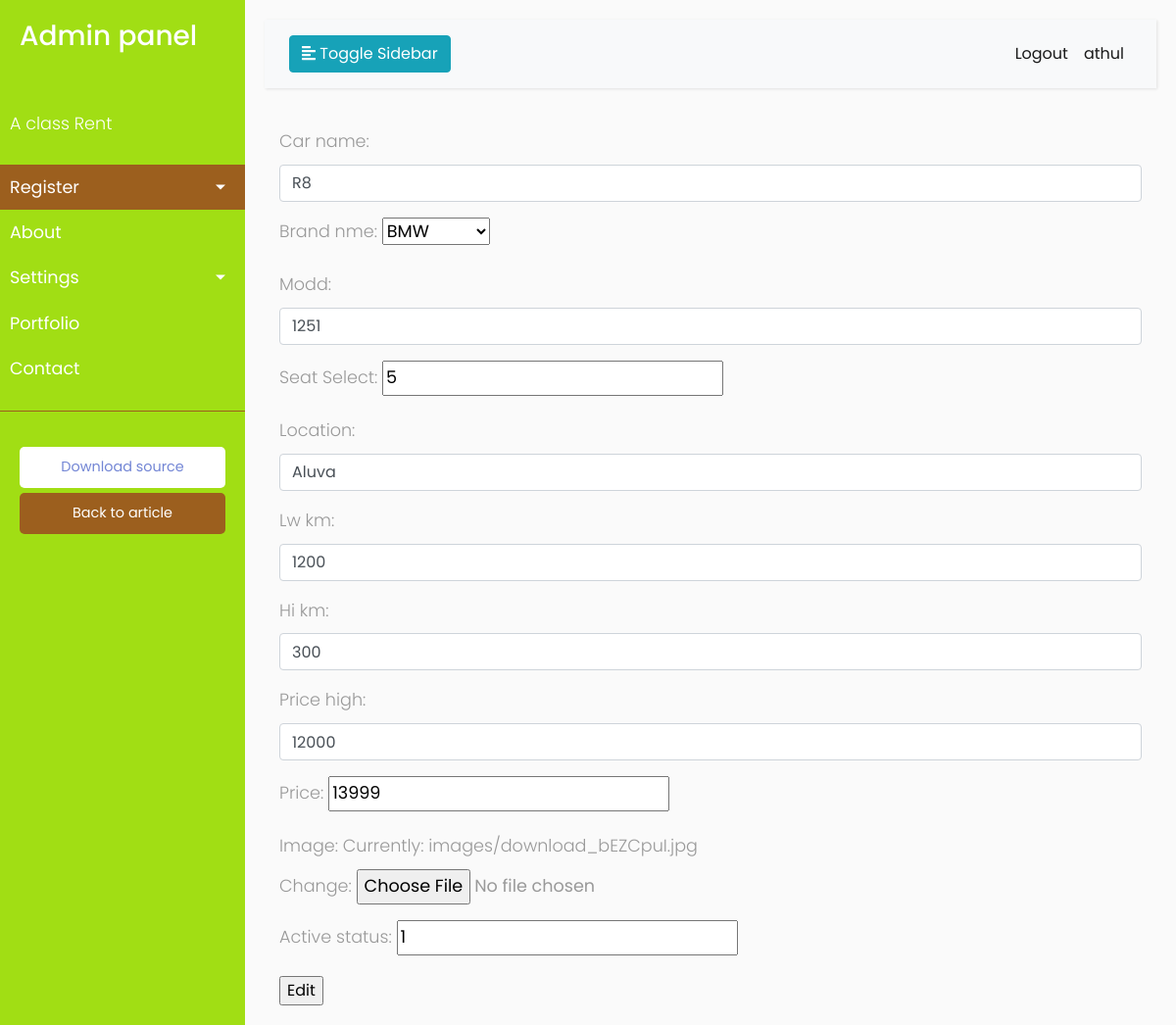
The app's page /app/Caredit2 (signed in) with its own data.
### Rent/models.py (models this page shows, shortened)
class Car(models.Model):
    car_name = models.CharField(max_length=120)
    brand_nme = models.ForeignKey(Brand, on_delete=models.CASCADE)
    Modd = models.CharField(max_length=120)
    seat_Select = models.CharField(max_length=120)
    location = models.CharField(max_length=120)
    lw_km = models.CharField(max_length=120)
    Hi_km = models.CharField(max_length=120)
    price_high = models.CharField(max_length=120)
    price = models.CharField(max_length=120)
    image = models.ImageField(upload_to="images")
    active_status = models.IntegerField(default=1)

### Rent/views.py (the view)
# urls.py: path('Caredit<int:pk>',CarEdit,name="caredit"),
@login_required(login_url="Logincheck")
def CarEdit(request, pk):
    qs = Car.objects.get(id=pk)
    form = CarRentFormm(instance=qs)
    context = {}
    context['edit'] = form
    if request.method == "POST":
        qs = Car.objects.get(id=pk)
        form = CarRentFormm(instance=qs, data=request.POST, files=request.FILES)
        if form.is_valid():
            form.save()
            return redirect("index")
    return render(request, "Rent/caredit.html", context)

### Rent/forms.py
class CarRentFormm(ModelForm):
    class Meta:
        model = Car
        fields = "__all__"
        widgets = {
            "car_name": forms.TextInput(attrs={"class": "form-control"}),
            "brand_name": forms.TextInput(attrs={"class": "form-control"}),
            "Modd": forms.TextInput(attrs={"class": "form-control"}),
            "location": forms.TextInput(attrs={"class": "form-control"}),
            "lw_km": forms.TextInput(attrs={"class": "form-control"}),
            "Hi_km": forms.TextInput(attrs={"class": "form-control"}),
            "price_high": forms.TextInput(attrs={"class": "form-control"}),
        }

### Rent/models.py (called while the page is built)
    def __str__(self):
        return self.brand_name

### Rent/templates/Rent/caredit.html (shortened to what this page needs)
<!DOCTYPE html>
{% extends "Rent/base.html" %}
{% block body_block %}
<div class="container">
    <div class="jumpotron">
<form method="post" enctype="multipart/form-data">
    {{edit.as_p}}
    <input type="submit" value="Edit">
</form>
    </div>
</div>
{% endblock %}

### Rent/templates/Rent/base.html (shortened to what this page needs)
<!DOCTYPE html>
{% load static %}
<html>
<head>
    <link rel="stylesheet" href="https://stackpath.bootstrapcdn.com/bootstrap/4.1.0/css/bootstrap.min.css">
    <link rel="stylesheet" href="{%static 'css/style.css' %}">
</head>
<body>
    <div class="wrapper">
        <nav id="sidebar">
            <div class="sidebar-header">
                <h3>Admin panel</h3>
            </div>
            <ul class="list-unstyled components">
                <p>A class Rent</p>
                <li class="active">
                    <a href="#homeSubmenu" data-toggle="collapse" aria-expanded="false" class="dropdown-toggle">Register</a>
                </li>
                <li>
                    <a href="#">About</a>
                </li>
                <li>
                    <a href="#pageSubmenu" data-toggle="collapse" aria-expanded="false" class="dropdown-toggle">Settings</a>
                </li>
                <li>
                    <a href="">Portfolio</a>
                </li>
                <li>
                    <a href="#">Contact</a>
                </li>
            </ul>
            <ul class="list-unstyled CTAs">
                <li>
                    <a href="https://bootstrapious.com/tutorial/files/sidebar.zip" class="download">Download source</a>
                </li>
                <li>
                    <a href="https://bootstrapious.com/p/bootstrap-sidebar" class="article">Back to article</a>
                </li>
            </ul>
        </nav>
        <div id="content">
            <nav class="navbar navbar-expand-lg navbar-light bg-light">
                <div class="container-fluid">
                    <button type="button" id="sidebarCollapse" class="btn btn-info">
                        <i class="fas fa-align-left"></i>
                        <span>Toggle Sidebar</span>
                    </button>
                    <div class="collapse navbar-collapse" id="navbarSupportedContent">
                        <ul class="nav navbar-nav ml-auto">
                            <li class="nav-item active">
                                <a class="nav-link" href="{%url 'logout'%}">Logout</a>
                            </li>
                            <li class="nav-item active">
                                <a class="nav-link" href="#">{{user}}</a>
                            </li>
                        </ul>
                    </div>
                </div>
            </nav>
            {% block body_block %}
            {% endblock %}
</body>
</html>

### Rent/static/css/style.css (style rules this page uses)
body { font-family: 'Poppins', sans-serif; background: #fafafa; }
p { font-family: 'Poppins', sans-serif; font-size: 1.1em; font-weight: 300; line-height: 1.7em; color: #999; }
a, a:hover, a:focus { color: inherit; text-decoration: none; transition: all 0.3s; }
.navbar { padding: 15px 10px; background: #fff; border: none; border-radius: 0; margin-bottom: 40px; box-shadow: 1px 1px 3px rgba(0, 0, 0, 0.1); }
.wrapper { display: flex; width: 100%; align-items: stretch; }
#sidebar { min-width: 250px; max-width: 250px; background: #a1de14; color: #fff; transition: all 0.3s; }
#sidebar .sidebar-header { padding: 20px; background: #a1de14 }
#sidebar ul.components { padding: 20px 0; border-bottom: 1px solid #9c5f1e; }
#sidebar ul p { color: #fff; padding: 10px; }
#sidebar ul li a { padding: 10px; font-size: 1.1em; display: block; }
#sidebar ul li.active>a, a[aria-expanded="true"] { color: #fff; background: #9c5f1e; }
a[data-toggle="collapse"] { position: relative; }
.dropdown-toggle::after { display: block; position: absolute; top: 50%; right: 20px; transform: translateY(-50%); }
ul.CTAs { padding: 20px; }
ul.CTAs a { text-align: center; font-size: 0.9em !important; display: block; border-radius: 5px; margin-bottom: 5px; }
a.download { background: #fff; color: #7386D5; }
a.article, a.article:hover { background: #9c5f1e !important; color: #fff !important; }
#content { width: 100%; padding: 20px; min-height: 100vh; transition: all 0.3s; }

### records on screen
Car: car_name "R8", brand_nme "BMW", Modd "1251", seat_Select "5", location "Aluva", lw_km "1200", Hi_km "300", price_high "12000", price "13999", active_status "1"

### other values on screen
{{ user }} "athul"
